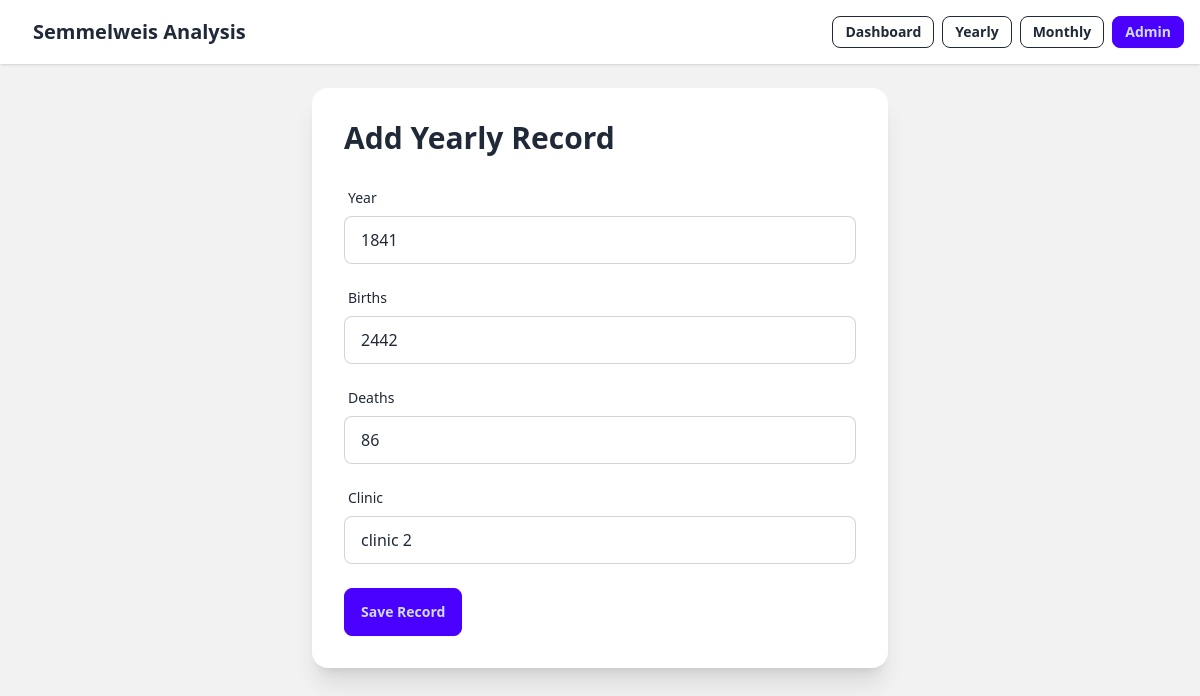
Screenshot of /yearly/3/edit/ with the database file from the repository.
### analysis/models.py (models this page shows, shortened)
class YearlyRecord(models.Model):
    year = models.IntegerField()
    births = models.IntegerField()
    deaths = models.IntegerField()
    clinic = models.CharField(max_length=20)
    class Meta:
        ordering = ["clinic", "year"]

### analysis/views.py (the view)
def yearly_update(request, pk):
    record = YearlyRecord.objects.get(pk=pk)
    if request.method == "POST":
        form = YearlyRecordForm(
            request.POST,
            instance=record
        )
        if form.is_valid():
            form.save()
            return redirect("analysis:yearly-list")
    else:
        form = YearlyRecordForm(
            instance=record
        )
    context = {
        "form": form
    }
    return render(
        request,
        "analysis/yearly_form.html",
        context
    )

### analysis/forms.py
class YearlyRecordForm(forms.ModelForm):
    class Meta:
        model = YearlyRecord
        fields = [
            "year",
            "births",
            "deaths",
            "clinic",
        ]
        widgets = {
            "year": forms.NumberInput(
                attrs={
                    "class": "input input-bordered w-full"
                }
            ),
            "births": forms.NumberInput(
                attrs={
                    "class": "input input-bordered w-full"
                }
            ),
            "deaths": forms.NumberInput(
                attrs={
                    "class": "input input-bordered w-full"
                }
            ),
            "clinic": forms.TextInput(
                attrs={
                    "class": "input input-bordered w-full"
                }
            ),
        }

### templates/analysis/yearly_form.html (shortened to what this page needs)
{% extends "base.html" %}
{% block content %}
<div class="max-w-xl mx-auto">
    <div class="card bg-base-100 shadow-xl">
        <div class="card-body">
            <h1 class="text-3xl font-bold mb-4">
                Add Yearly Record
            </h1>
            <form method="POST">
                <div class="space-y-4">
                    {% for field in form %}
                        <div>
                            <label class="label">
                                <span class="label-text">
                                    {{ field.label }}
                                </span>
                            </label>
                            {{ field }}
                        </div>
                    {% endfor %}
                </div>
                <div class="mt-6">
                    <button class="btn btn-primary">
                        Save Record
                    </button>
                </div>
            </form>
        </div>
    </div>
</div>
{% endblock %}

### rows the page displays
YearlyRecord: form "1841" "2442" "86" "clinic 2"

### other values shown
{{ field.label }} "Year" "Births" "Deaths" "Clinic"
